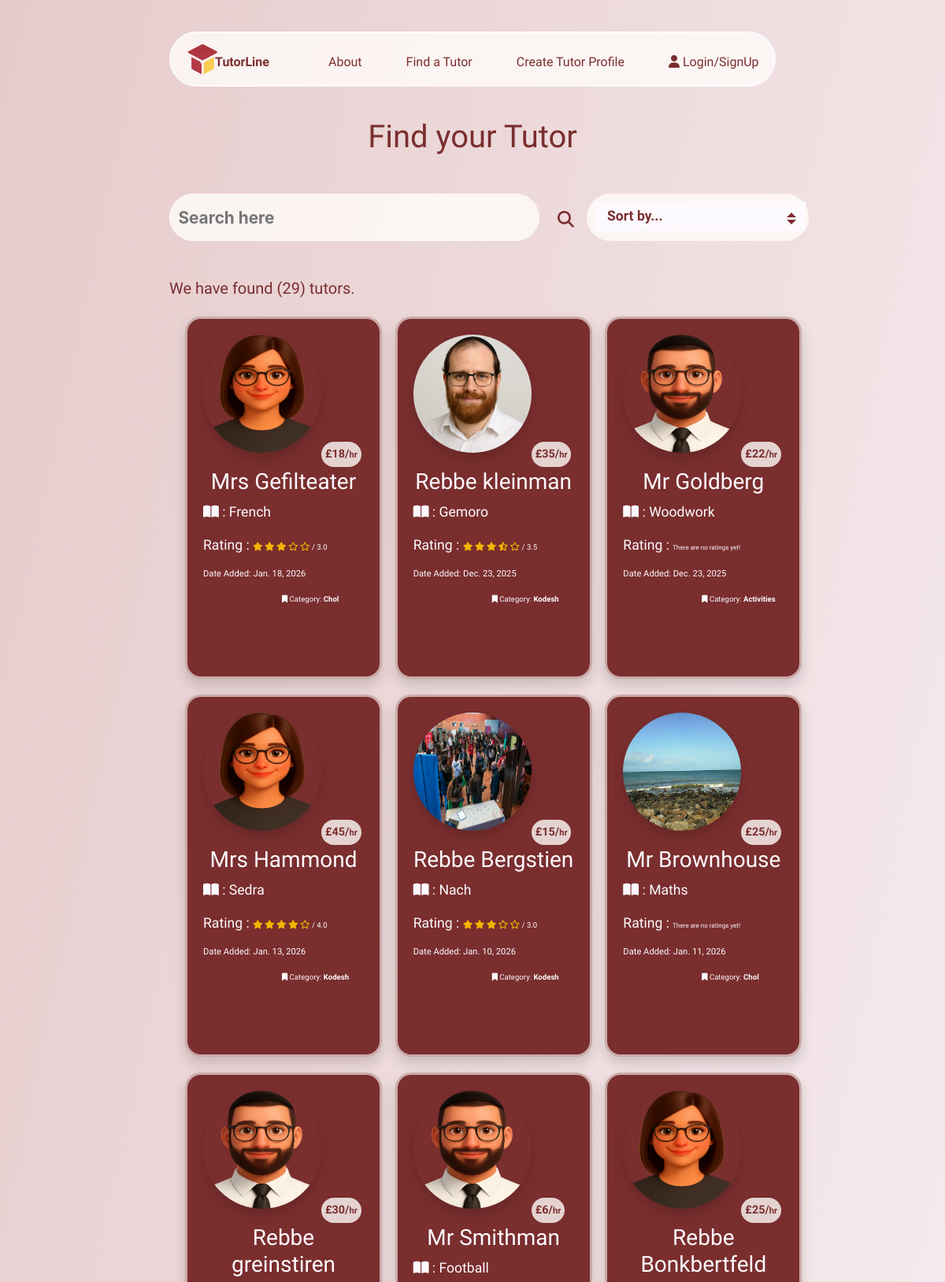
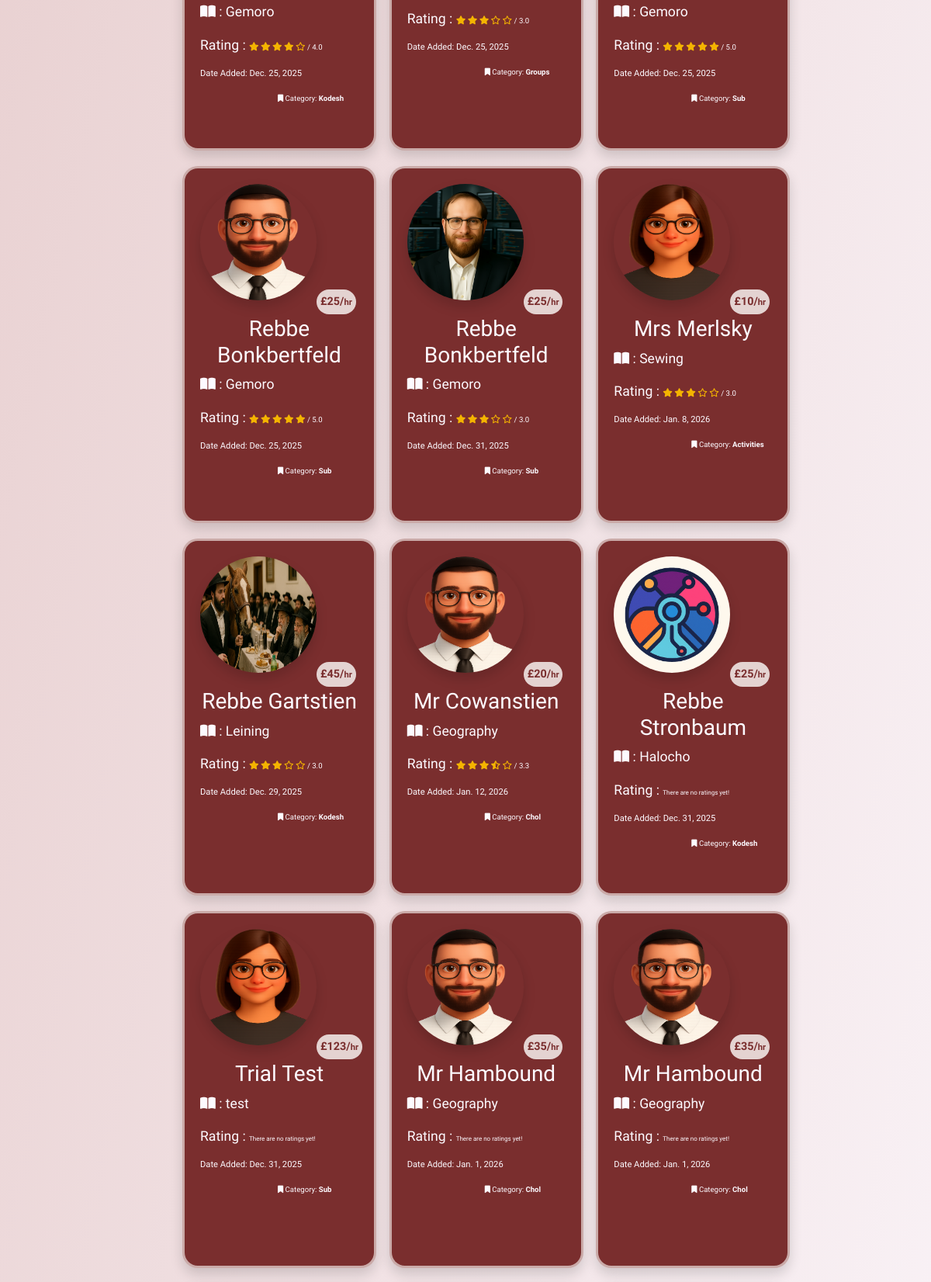
The page /tutors/ (upper part) on the database its author committed (2 pictures, top to bottom).
### tutors/models.py (models this page shows, shortened)
class Tutors(models.Model):
    class Meta:
        verbose_name_plural = "Tutors"
    user = models.ForeignKey(User, on_delete=models.CASCADE, null=True, blank=True)
    name = models.CharField(max_length=254)
    location = models.ForeignKey('Location', null=True, blank=True,
                                 on_delete=models.SET_NULL)
    category = models.ForeignKey('Category', null=True, blank=True,
                                 on_delete=models.SET_NULL)
    date_added = models.DateField(auto_now=True)
    subject = models.CharField(max_length=254)
    price = models.IntegerField()
    active = models.BooleanField(default=True)
    description = models.TextField()
    email = models.EmailField()
    phone = models.CharField(max_length=14)
    rating = models.FloatField(default=0)
    image = models.ImageField(blank=True, null=True)
    is_male = models.BooleanField()
    color_1 = models.IntegerField(default=rand)
    color_2 = models.IntegerField(default=rand)
    color_3 = models.IntegerField(default=rand)

class Category(models.Model):
    class Meta:
        verbose_name_plural = "Categories"
    name = models.CharField(max_length=254)
    def __str__(self):
        return self.name

### tutors/views.py (the view)
# urls.py: path('tutors/', include('tutors.urls')),
def tutors(request):
    tutors = Tutors.objects.all()
    active_tutors = Tutors.objects.filter(active=True)
    if active_tutors.exists():
        tutors = active_tutors
    else:
        tutors = None
    query = None
    sort = request.GET.get('sort')
    if request.GET:
        if 'q' in request.GET:
            query = request.GET['q']
            queries = Q(name__icontains=query) | Q(subject__icontains=query) | Q(category__name__icontains=query) | Q(location__name__icontains=query)
            tutors = tutors.filter(queries)
    if sort == "price_low":
        tutors = tutors.order_by('price')
    elif sort == "price_high":
        tutors = tutors.order_by('-price')
    elif sort == "most_recent":
        tutors = tutors.order_by('-date_added')
    elif sort == "highest_rating":
        tutors = tutors.filter(rating__gt=0).order_by('-rating')
    context = {
                'tutors': tutors,
                'search': query,
                }
    return render(request, 'tutors/tutors.html', context)

### tutors/templates/tutors/tutors.html (shortened to what this page needs)
{% extends "base.html" %}
{% load static %}
{% block extracss%}
<link rel="stylesheet" href="{% static 'css/tutors.css' %}">
{% endblock %}
{% block content %}
    <h1>Find your Tutor</h1>
    <div class="container-fluid mt-5">
        <div class="row">
            <div class="col-1 col-md-2"></div>
            <div class="col-10 col-md-5">
                 <form action="{% url 'tutors' %}" method="GET">
                    <div class="search-bar">
                        <input type="text" class="search-input" name="q" placeholder="Search here">
                        <button class="btn" type="submit"><i class="fas fa-search"></i></button>
                    </div>
                 </form>
            </div>
            <div class="col-1 col-md-5">
                <form action="{% url 'tutors' %}" method="GET">
                    <div class="select-box">
                        <select name="sort" onchange="this.form.submit()">
                            <option value="">Sort by...</option>
                        </select>
                    </div>
                </form>
            </div>
        </div>
    </div>
    <section class="mt-5">
        <div class="container-fluid">
            <div class="row search-results">
                <div class="col-1 col-md-2"></div>
                <div class="col-11 col-md-4">
                    <h5>We have found ({{ tutors.count }}) tutor{% if tutors.count == 1 %}{% else %}s{% endif %}{% if search %}, for <strong>"{{ search }}"</strong>.{% else %}.
                        {% endif %}
                    </h5>
                </div>
                <div class="d-none d-md-block col-md-6"></div>
            </div>
            <div class="row mt-3">
                <div class="col-1 col-md-2"></div>
                <div class="col-10 col-md-8">
                    <div class="row">
                        {% for tutor in tutors %}
                        <div class="col-12 col-md-6 col-lg-4">
                            <a href="{% url 'tutor_details' tutor.id %}">
                                <div class="tutor-card shadow">
                                    {% if tutor.is_male == True %}
                                    {% if tutor.image %}
                                    <img src="{{ tutor.image.url }}" class="image shadow" alt="{{ tutor.name }}">
                                    {% else %}
                                    <img src="/media/placeholder_male2.png" class="image shadow" alt="{{ tutor.name }}">
                                    {% endif %}
                                    {% else %}
                                    <img src="/media/placeholder_female.png" class="image shadow" alt="{{ tutor.name }}">
                                    {% endif %}
                                    <p class="price-stamp">£{{ tutor.price }}/<span class="per-hr">hr</span></p>
                                    <div class="details">
                                        <h3>{{ tutor.name }}</h3>
                                        <p><i class="fa-solid fa-book-open"></i> : {{ tutor.subject }}</p>
                                        <p>
                                            Rating : {% if tutor.rating == 0 %}
                                            <span class="no-rating">There are no ratings yet!</span>
                                            {% else %}
                                            {% if tutor.rating == 5 %}
                                            <i class="fa-solid fa-star r-stars"></i>
                                            <i class="fa-solid fa-star r-stars"></i>
                                            <i class="fa-solid fa-star r-stars"></i>
                                            <i class="fa-solid fa-star r-stars"></i>
                                            <i class="fa-solid fa-star r-stars"></i>
                                            {% elif tutor.rating > 4 %}
                                            <i class="fa-solid fa-star r-stars"></i>
                                            <i class="fa-solid fa-star r-stars"></i>
                                            <i class="fa-solid fa-star r-stars"></i>
                                            <i class="fa-solid fa-star r-stars"></i>
                                            <i class="fa-solid fa-star-half-stroke r-stars"></i>
                                            {% elif tutor.rating == 4 %}
                                            <i class="fa-solid fa-star r-stars"></i>
                                            <i class="fa-solid fa-star r-stars"></i>
                                            <i class="fa-solid fa-star r-stars"></i>
                                            <i class="fa-solid fa-star r-stars"></i>
                                            <i class="fa-regular fa-star r-stars"></i>
                                            {% elif tutor.rating > 3 %}
                                            <i class="fa-solid fa-star r-stars"></i>
                                            <i class="fa-solid fa-star r-stars"></i>
                                            <i class="fa-solid fa-star r-stars"></i>
                                            <i class="fa-solid fa-star-half-stroke r-stars"></i>
                                            <i class="fa-regular fa-star r-stars"></i>
                                            {% elif tutor.rating == 3 %}
                                            <i class="fa-solid fa-star r-stars"></i>
                                            <i class="fa-solid fa-star r-stars"></i>
                                            <i class="fa-solid fa-star r-stars"></i>
                                            <i class="fa-regular fa-star r-stars"></i>
                                            <i class="fa-regular fa-star r-stars"></i>
                                            {% elif tutor.rating > 2 %}
                                            <i class="fa-solid fa-star r-stars"></i>
                                            <i class="fa-solid fa-star r-stars"></i>
                                            <i class="fa-solid fa-star-half-stroke r-stars"></i>
                                            <i class="fa-regular fa-star r-stars"></i>
                                            <i class="fa-regular fa-star r-stars"></i>
                                            {% elif tutor.rating == 2 %}
                                            <i class="fa-solid fa-star r-stars"></i>
                                            <i class="fa-solid fa-star r-stars"></i>
                                            <i class="fa-regular fa-star r-stars"></i>
                                            <i class="fa-regular fa-star r-stars"></i>
                                            <i class="fa-regular fa-star r-stars"></i>
                                            {% elif tutor.rating > 1 %}
                                            <i class="fa-solid fa-star r-stars"></i>
                                            <i class="fa-solid fa-star-half-stroke r-stars"></i>
                                            <i class="fa-regular fa-star r-stars"></i>
                                            <i class="fa-regular fa-star r-stars"></i>
                                            <i class="fa-regular fa-star r-stars"></i>
                                            {% else %}
                                            <i class="fa-solid fa-star r-stars"></i>
                                            <i class="fa-regular fa-star r-stars"></i>
                                            <i class="fa-regular fa-star r-stars"></i>
                                            <i class="fa-regular fa-star r-stars"></i>
                                            <i class="fa-regular fa-star r-stars"></i>
                                            {% endif %}
                                            <span class="rating-num"> / {{ tutor.rating|floatformat:1 }}</span>
                                            {% endif %}
                                        </p>
                                        <p class="date-tag">Date Added: {{ tutor.date_added }}</p>
                                        <p class="category-tag"><i class="fa-solid fa-bookmark"></i> Category: <strong>{{ tutor.category }}</strong></p>
                                    </div>
                                </div>
                            </a>
                        </div>
                        {% endfor %}
                    </div>
                </div>
                <div class="col-1 col-md-2"></div>
            </div>
        </div>
    </section>
{% endblock %}

### static/css/base.css (style rules this page uses)
:root { --light-clr:#fdfaff; --opaque:rgba(122, 46, 46, 0.8); --comp-opaque:rgba(122, 46, 46, 0); --drk-clr:#7a2e2e; --ylw-clr:#F4B400; --ylw-opaque:rgba(244, 180, 0, 0.6); --light-opaque:rgba(255, 253, 250, 0.8); --light-opaque-1:rgba(255, 253, 250, 0.6); --light-opaque-2:rgba(255, 253, 250, 0.4); --main-font:"Schibsted Grotesk", sans-serif; }
a { text-decoration: none !important; color: inherit !important; outline: none !important; text-underline-offset: 10px; }
html body { background-image: linear-gradient(to bottom right, #e6cbcb, var(--light-clr)); }

### static/css/tutors.css (style rules this page uses)
h1 { text-align: center; font-family: var(--main-font); color:var(--drk-clr); margin-top: 40px; }
.search-bar { height:50px; width:100%; color:var(--drk-clr); font-weight: bold; font-size: 1.3rem; }
.search-bar .btn { color:var(--drk-clr); font-weight: bold; font-size: 1.3rem; position: relative; left:480px; bottom:60px; }
.search-input { border:solid 1px var(--light-clr); color:var(--drk-clr); font-weight: bold; border-radius: 40px; height: 60px; width:100%; display: block; margin-bottom: 0.5em; outline: none; box-shadow: none; padding: 0.5em; background-color: var(--light-opaque); }
.search-results { color:var(--drk-clr); font-family: var(--main-font); }
.select-box { display: inline-block; position: relative; margin-left: 30px; width:60%; vertical-align: middle; background-color: var(--light-opaque); border-radius: 40px; height:60px; }
.select-box select { margin-top: 10px; margin-left: 10px; width:95%; appearance: none; background-color: var(--light-clr); border:solid 1px var(--light-clr); padding-left: 15px; padding-right: 20px; font-size: 1.1rem; font-family: var(--main-font); font-weight: bold; line-height: 2; color: var(--drk-clr); cursor: pointer; }
.select-box::before, .select-box::after { --size: 0.3rem; position: absolute; content: ""; right: 1rem; pointer-events: none; }
.select-box::before { border-left: 6px solid transparent; border-right: 6px solid transparent; border-bottom: 6px solid var(--drk-clr); top: 40%; }
.select-box::after { border-left: 6px solid transparent; border-right: 6px solid transparent; border-top: 6px solid var(--drk-clr); top: 55%; }
.tutor-card { width:250px; height:460px; position: relative; z-index: 20; left:20px; background-color: var(--drk-clr); font-family: var(--main-font); padding:20px; border:solid 3px var(--light-opaque-1); border-radius: 20px; color:var(--light-clr); cursor: pointer; margin-bottom:20px; }
.image { display: flex; justify-content:center; width:150px; height:150px; border-radius: 50%; position: relative; }
.price-stamp { position:absolute; bottom:250px; left:170px; z-index: 10; padding:5px; font-size: 0.9rem; border-radius: 20px; font-weight: 700; background-color: var(--light-opaque); color:var(--drk-clr); }
.per-hr { font-size: 0.7rem; }
.details { position: relative; top:20px; }
h3 { text-align: center; }
p { font-size: 1.1rem; font-family: var(--main-font); }
.date-tag { font-size: 0.7rem; }
.no-rating { font-size: 0.5rem; }
.r-stars { font-size: 0.7rem; color:var(--ylw-clr); margin-right: -2px; }
.rating-num { font-size: 0.6rem; }
.category-tag { font-size: 0.6rem; position: relative; left:100px; }

### rows shown on the page
Tutors: is_male False (drawn), price "18", name "Mrs Gefilteater", subject "French", rating "3.0", date_added "Jan. 18, 2026", category "Chol"
Tutors: image (picture), price "35", name "Rebbe kleinman", subject "Gemoro", rating "3.5", date_added "Dec. 23, 2025", category "Kodesh"
Tutors: is_male True (drawn), price "22", name "Mr Goldberg", subject "Woodwork", rating "There are no ratings yet!", date_added "Dec. 23, 2025", category "Activities"
Tutors: is_male False (drawn), price "45", name "Mrs Hammond", subject "Sedra", rating "4.0", date_added "Jan. 13, 2026", category "Kodesh"
Tutors: image (picture), price "15", name "Rebbe Bergstien", subject "Nach", rating "3.0", date_added "Jan. 10, 2026", category "Kodesh"
Tutors: image (picture), price "25", name "Mr Brownhouse", subject "Maths", rating "There are no ratings yet!", date_added "Jan. 11, 2026", category "Chol"
Tutors: is_male True (drawn), price "30", name "Rebbe greinstiren", subject "Gemoro", rating "4.0", date_added "Dec. 25, 2025", category "Kodesh"
Tutors: is_male True (drawn), price "6", name "Mr Smithman", subject "Football", rating "3.0", date_added "Dec. 25, 2025", category "Groups"
Tutors: is_male False (drawn), price "25", name "Rebbe Bonkbertfeld", subject "Gemoro", rating "5.0", date_added "Dec. 25, 2025", category "Sub"
Tutors: is_male True (drawn), price "25", name "Rebbe Bonkbertfeld", subject "Gemoro", rating "5.0", date_added "Dec. 25, 2025", category "Sub"
Tutors: image (picture), price "25", name "Rebbe Bonkbertfeld", subject "Gemoro", rating "3.0", date_added "Dec. 31, 2025", category "Sub"
Tutors: is_male False (drawn), price "10", name "Mrs Merlsky", subject "Sewing", rating "3.0", date_added "Jan. 8, 2026", category "Activities"
Tutors: image (picture), price "45", name "Rebbe Gartstien", subject "Leining", rating "3.0", date_added "Dec. 29, 2025", category "Kodesh"
Tutors: is_male True (drawn), price "20", name "Mr Cowanstien", subject "Geography", rating "3.3", date_added "Jan. 12, 2026", category "Chol"
Tutors: image (picture), price "25", name "Rebbe Stronbaum", subject "Halocho", rating "There are no ratings yet!", date_added "Dec. 31, 2025", category "Kodesh"
Tutors: is_male False (drawn), price "123", name "Trial Test", subject "test", rating "There are no ratings yet!", date_added "Dec. 31, 2025", category "Sub"
Tutors: is_male True (drawn), price "35", name "Mr Hambound", subject "Geography", rating "There are no ratings yet!", date_added "Jan. 1, 2026", category "Chol"
Tutors: is_male True (drawn), price "35", name "Mr Hambound", subject "Geography", rating "There are no ratings yet!", date_added "Jan. 1, 2026", category "Chol"

### other values the page prints
{{ tutors.count }} "29"
